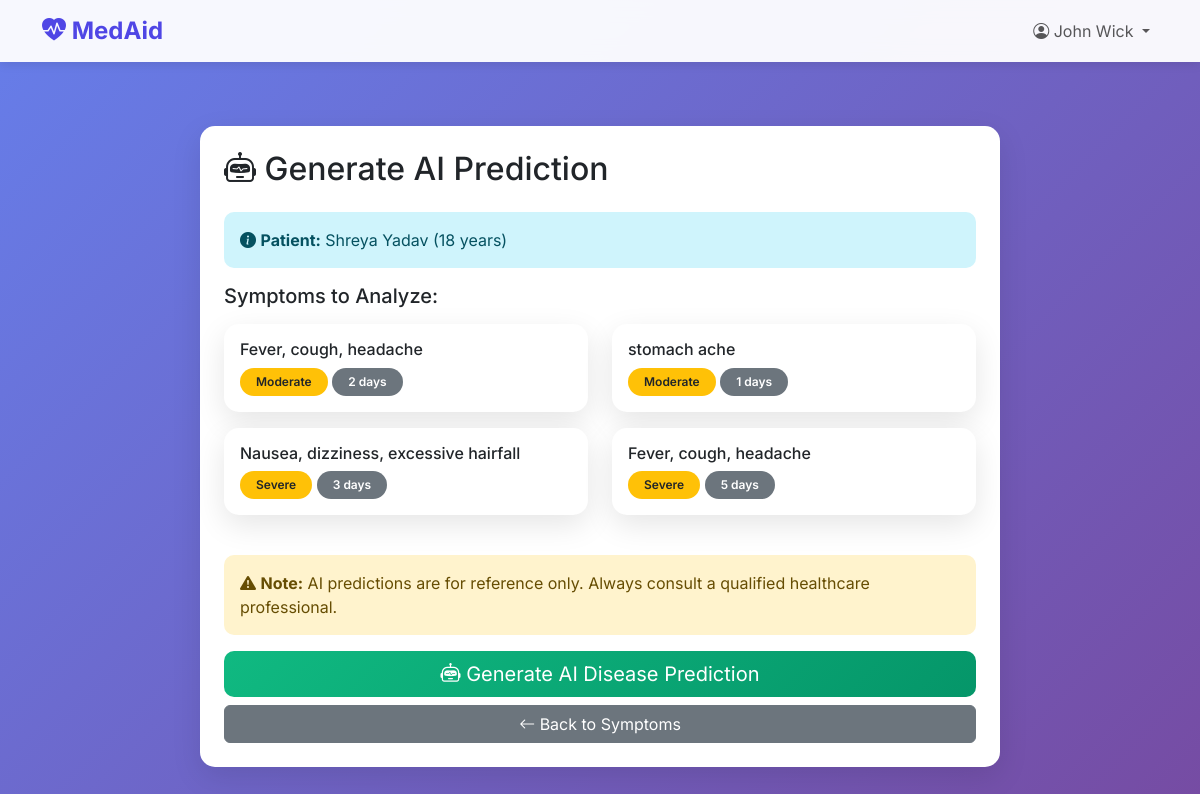
The page /patients/admin/patient/3/generate-prediction/ (signed in) on the database its author committed.
### accounts/models.py (models this page shows, shortened)
class CustomUser(AbstractUser):
    USER_TYPE_CHOICES = (('admin', 'Admin'), ('patient', 'Patient'))
    user_type = models.CharField(max_length=10, choices=USER_TYPE_CHOICES)
    phone_number = models.CharField(max_length=15)
    age = models.IntegerField(null=True, blank=True)
    gender = models.CharField(max_length=10, default='other')
    date_of_birth = models.DateField(null=True, blank=True)

### patients/models.py (models this page shows, shortened)
class SymptomRecord(models.Model):
    SEVERITY_CHOICES = [
        (1, 'Mild'),
        (2, 'Moderate'),
        (3, 'Severe'),
    ]
    patient = models.ForeignKey(settings.AUTH_USER_MODEL, on_delete=models.CASCADE, related_name='symptoms')
    symptom_name = models.CharField(max_length=200)
    severity = models.IntegerField(choices=SEVERITY_CHOICES, default=2)
    duration_days = models.IntegerField(help_text="How many days has this symptom persisted?")
    recorded_date = models.DateTimeField(auto_now_add=True)
    recorded_by = models.ForeignKey(settings.AUTH_USER_MODEL, on_delete=models.SET_NULL, null=True, related_name='recorded_symptoms')
    notes = models.TextField(blank=True)
    class Meta:
        ordering = ['-recorded_date']
        verbose_name = 'Symptom Record'
        verbose_name_plural = 'Symptom Records'

### patients/views.py (the view, shortened to what this page needs)
# urls.py: path('admin/patient/<int:patient_id>/generate-prediction/', views.generate_prediction, name='generate_prediction'),
@login_required
def generate_prediction(request, patient_id):
    if request.user.user_type != 'admin':
        messages.error(request, 'Access denied. Admin only.')
        return redirect('patient_dashboard')
    patient = get_object_or_404(CustomUser, id=patient_id, user_type='patient')
    symptoms = SymptomRecord.objects.filter(patient=patient)
    if not symptoms.exists():
        messages.error(request, 'No symptoms recorded for this patient. Please add symptoms first.')
        return redirect('add_symptoms', patient_id=patient_id)
    return render(request, 'patients/generate_prediction.html', {
        'patient': patient,
        'symptoms': symptoms,
    })

### templates/patients/generate_prediction.html (shortened to what this page needs)
{% extends 'base.html' %}
{% block content %}
<div class="container">
    <div style="max-width: 800px; margin: 2rem auto;">
        <div class="card">
            <div class="card-body p-4">
                <h2 class="mb-4">
                    <i class="bi bi-robot"></i> Generate AI Prediction
                </h2>
                <div class="alert alert-info">
                    <i class="bi bi-info-circle-fill"></i>
                    <strong>Patient:</strong> {{ patient.get_full_name }} ({{ patient.age }} years)
                </div>
                <h5 class="mb-3">Symptoms to Analyze:</h5>
                <div class="row">
                    {% for symptom in symptoms %}
                    <div class="col-md-6 mb-3">
                        <div class="card border-primary">
                            <div class="card-body">
                                <h6 class="card-title">{{ symptom.symptom_name }}</h6>
                                <p class="card-text mb-0">
                                    <span class="badge bg-warning text-dark">{{ symptom.get_severity_display }}</span>
                                    <span class="badge bg-secondary">{{ symptom.duration_days }} days</span>
                                </p>
                            </div>
                        </div>
                    </div>
                    {% endfor %}
                </div>
                <div class="alert alert-warning mt-4">
                    <i class="bi bi-exclamation-triangle-fill"></i>
                    <strong>Note:</strong> AI predictions are for reference only. Always consult a qualified healthcare professional.
                </div>
                <form method="post">
                    <div class="d-grid gap-2">
                        <button type="submit" class="btn btn-success btn-lg">
                            <i class="bi bi-robot"></i> Generate AI Disease Prediction
                        </button>
                        <a href="{% url 'add_symptoms' patient.id %}" class="btn btn-secondary">
                            <i class="bi bi-arrow-left"></i> Back to Symptoms
                        </a>
                    </div>
                </form>
            </div>
        </div>
    </div>
</div>
{% endblock %}

### templates/base.html (shortened to what this page needs)
<!DOCTYPE html>
<html lang="en">
<head>
    <link href="https://cdn.jsdelivr.net/npm/bootstrap@5.3.2/dist/css/bootstrap.min.css" rel="stylesheet">
    <link rel="stylesheet" href="https://cdn.jsdelivr.net/npm/bootstrap-icons@1.11.1/font/bootstrap-icons.css">
</head>
<body>
    <nav class="navbar navbar-expand-lg navbar-light">
        <div class="container">
            <a class="navbar-brand" href="{% url 'landing' %}">
                <i class="bi bi-heart-pulse-fill"></i> MedAid
            </a>
            <div class="collapse navbar-collapse" id="navbarNav">
                <ul class="navbar-nav ms-auto">
                    {% if user.is_authenticated %}
                        <li class="nav-item dropdown">
                            <a class="nav-link dropdown-toggle" href="#" role="button" data-bs-toggle="dropdown">
                                <i class="bi bi-person-circle"></i> {{ user.get_full_name|default:user.username }}
                            </a>
                        </li>
                    {% else %}
                        <li class="nav-item">
                            <a class="nav-link" href="{% url 'login' %}">
                                <i class="bi bi-box-arrow-in-right"></i> Login
                            </a>
                        </li>
                    {% endif %}
                </ul>
            </div>
        </div>
    </nav>
    <main class="main-content">
        {% block content %}{% endblock %}
    </main>
</body>
</html>

### templates/base.html (style rules this page uses)
* { margin: 0; padding: 0; box-sizing: border-box; }
body { font-family: 'Inter', sans-serif; background: linear-gradient(135deg, #667eea 0%, #764ba2 100%); min-height: 100vh; }
.navbar { background: rgba(255, 255, 255, 0.95) !important; backdrop-filter: blur(10px); box-shadow: 0 2px 10px rgba(0, 0, 0, 0.1); }
.navbar-brand { font-weight: 700; font-size: 1.5rem; color: #4f46e5 !important; }
.main-content { min-height: calc(100vh - 70px); padding: 2rem 0; }
.card { border: none; border-radius: 15px; box-shadow: 0 10px 30px rgba(0, 0, 0, 0.1); transition: transform 0.3s ease; }
.btn-success { background: linear-gradient(135deg, #10b981, #059669); border: none; border-radius: 10px; }
.alert { border-radius: 10px; border: none; }
.badge { padding: 0.5rem 1rem; border-radius: 20px; font-weight: 600; }

### rows shown on the page
CustomUser: get_full_name "John Wick"
CustomUser: get_full_name "Shreya Yadav", age "18"
SymptomRecord: symptom_name "Fever, cough, headache", severity "Moderate", duration_days "2"
SymptomRecord: symptom_name "stomach ache", severity "Moderate", duration_days "1"
SymptomRecord: symptom_name "Nausea, dizziness, excessive hairfall", severity "Severe", duration_days "3"
SymptomRecord: symptom_name "Fever, cough, headache", severity "Severe", duration_days "5"
